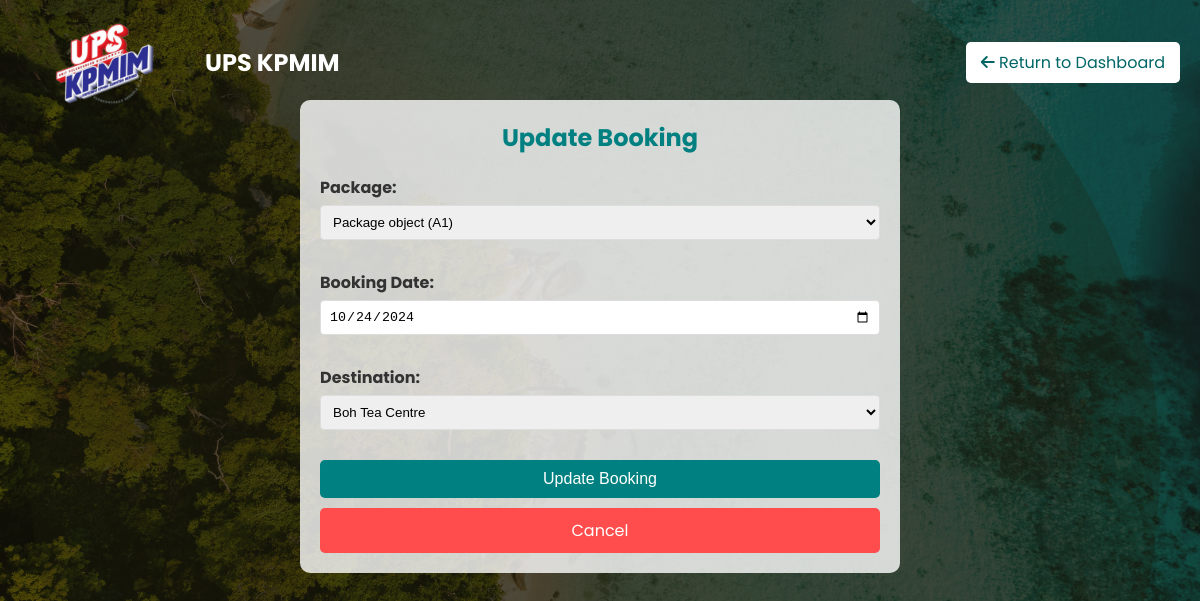
/booking/B009/update/ (signed in), run on the app's committed database.
### main/models.py (models this page shows, shortened)
class Package(models.Model):
    package_cd = models.CharField(max_length=10, primary_key=True)
    package_desc = models.TextField()
    price = models.IntegerField()

class Bookings(models.Model):
    booking_id = models.CharField(max_length=10, primary_key=True)
    user = models.ForeignKey(settings.AUTH_USER_MODEL, on_delete=models.CASCADE)
    package_cd = models.ForeignKey(Package, on_delete=models.CASCADE)
    destination_name = models.ForeignKey(Destination, on_delete=models.SET_NULL, null=True, blank=True)
    name = models.CharField(max_length=100)
    booking_date = models.DateField()
    price = models.IntegerField()

class Destination(models.Model):
    destination_name = models.CharField(max_length=100, primary_key=True)
    price = models.IntegerField()
    tags = models.ManyToManyField('Tag', related_name='destinations', blank=True)
    def __str__(self):
        return self.destination_name

### main/views.py (the view)
# urls.py: path('booking/<str:booking_id>/update/', views.update_booking, name='update_booking'),
@login_required
def update_booking(request, booking_id):
    booking = get_object_or_404(Bookings, booking_id=booking_id, user=request.user)
    if request.method == 'POST':
        form = UpdateBookingForm(request.POST, instance=booking)
        if form.is_valid():
            form.save()
            messages.success(request, 'Booking updated successfully!')
            return redirect('user_dashboard')
    else:
        form = UpdateBookingForm(instance=booking)
    return render(request, 'update_booking.html', {
        'form': form,
        'booking': booking,
    })

### main/forms.py
class UpdateBookingForm(forms.ModelForm):
    package_cd = forms.ModelChoiceField(queryset=Package.objects.all(), label="Package")
    destination_name = forms.ModelChoiceField(queryset=Destination.objects.all(), label="Destination", required=False)
    class Meta:
        model = Bookings
        fields = ['package_cd', 'booking_date', 'destination_name']
        widgets = {
            'booking_date': forms.DateInput(attrs={'type': 'date'}),
        }
    def __init__(self, *args, **kwargs):
        super(UpdateBookingForm, self).__init__(*args, **kwargs)
        for field in self.fields:
            self.fields[field].required = True
        self.fields['destination_name'].required = False  # Make destination optional

### main/templates/update_booking.html (shortened to what this page needs)
{% load static %}
<!DOCTYPE html>
<html lang="en">
<head>
    <link rel="stylesheet" href="https://cdnjs.cloudflare.com/ajax/libs/font-awesome/6.0.0-beta3/css/all.min.css">
    <link rel="stylesheet" href="{% static 'css/styles2.css' %}">
</head>
<body>
    <header>
        <div class="logo-title-container">
            <div class="logo">
                <img src='{% static "images/logo[1].png" %}' alt="UPS KPMIM Logo">
            </div>
            <h1 class="header-title">UPS KPMIM</h1>
        </div>
        <a href="{% url 'user_dashboard' %}" class="return-btn">
            <i class="fas fa-arrow-left"></i> Return to Dashboard
        </a>
    </header>
    <div class="update-booking-container">
        <h2>Update Booking</h2>
        <form method="post">
            <div class="form-group">
                <label for="id_package_cd">Package:</label>
                {{ form.package_cd }}
            </div>
            <div class="form-group">
                <label for="id_booking_date">Booking Date:</label>
                {{ form.booking_date }}
            </div>
            <div class="form-group">
                <label for="id_destination_name">Destination:</label>
                {{ form.destination_name }}
            </div>
            <button type="submit" class="btn btn-update">Update Booking</button>
        </form>
        <a href="{% url 'user_dashboard' %}" class="btn btn-cancel">Cancel</a>
    </div>
</body>
</html>

### main/static/css/styles2.css (style rules this page uses)
* { margin: 0; padding: 0; box-sizing: border-box; }
html { scroll-behavior: smooth; }
header { display: flex; justify-content: space-between; align-items: center; background-color: transparent; padding: 20px; position: fixed; top: -10px; left: 0; width: 100%; z-index: 1000; }
.header-title { color: #fff; font-size: 1.5em; margin-left: 40px; margin-top: -10px }
header .logo img { width: 100px; }
.logo-title-container { display: flex; align-items: center; padding-left: 35px; padding-top: 10px }

### data on the page
Package: package_cd "Package object (A1)"
Bookings: booking_date "10/24/2024"
Destination: destination_name "Boh Tea Centre"
